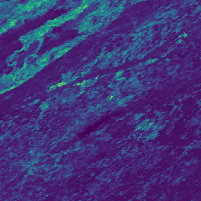
#> input picture algae_bloom_dataset/train/algae_bloom_1021.png, 201 x 201 px, found by its file name
$ python labeling.py
#> lines starting #> are read from the running program, lines starting #| are printed output that depends on the picture; after the words box and inside, x2 and y2 are one past the last pixel; in counts of white or black regions, pixels touching at a corner belong together
# Abhijit Somala
#This file takes each image saved in the dataset and labels them in a diffrent dataset "labels.csv"
# It includes the path to make it easier to refrence and use

import os
import cv2
import numpy as np
import pandas as pd
from tqdm import tqdm  # For progress bar

# Define dataset path
dataset_path = "C:/Users/somal/OneDrive/Desktop/Capstone_Model/algae_bloom_dataset"

# Define color thresholds for algae bloom detection (Adjust these values)
lower_green = np.array([30, 40, 40])  # Lower bound of algae-like color
upper_green = np.array([90, 255, 255])  # Upper bound of algae-like color
threshold_ratio = 0.05  # Adjust: % of pixels needed to classify as bloom

# Function to detect algae bloom
def detect_algae_bloom(image_path):
    image = cv2.imread(image_path)
#> image is the input picture: shape (201, 201, 3); mean B, G, R 120.9, 53, 65.3
    if image is None:
        return None  # Skip if the image can't be read

    image = cv2.cvtColor(image, cv2.COLOR_BGR2HSV)  # Convert to HSV
#> image: shape (201, 201, 3); mean H, S, V 125.3, 175.1, 121.8
    mask = cv2.inRange(image, lower_green, upper_green)  # Filter green/yellow
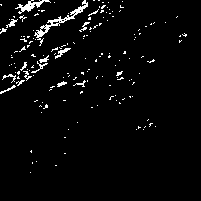
#> mask: shape (201, 201); 3.5% white in thin lines or dots, all inside (x1, y1, x2, y2) = (0, 0, 187, 173)

    # Calculate % of bloom pixels
    algae_ratio = np.sum(mask > 0) / mask.size
#> algae_ratio = 0.0351
    return 1 if algae_ratio > threshold_ratio else 0  # Assign label

# Process all images and store labels
labels = []
for folder in ["train", "test", "val"]:
    folder_path = os.path.join(dataset_path, folder)

    if not os.path.exists(folder_path):
        continue  # Skip missing folders

    print(f"Processing {folder} images...")

    for filename in tqdm(os.listdir(folder_path)):
        if filename.endswith(('.png', '.jpg', '.jpeg')):
            img_path = os.path.join(folder_path, filename)
            label = detect_algae_bloom(img_path)
#> label = 0

            if label is not None:
                labels.append([img_path, label])
#> pass 2 of the loop `for folder in ["train", "test", "val"]:`:
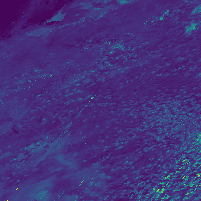
#> input picture algae_bloom_dataset/test/algae_bloom_6007.png, 201 x 201 px, found by its file name
#> in detect_algae_bloom, image is the input picture: shape (201, 201, 3); mean B, G, R 123.1, 49.2, 68.2
#> image: shape (201, 201, 3); mean H, S, V 127.3, 164.3, 123.4
#> in detect_algae_bloom (call 2), `mask = cv2.inRange(image, lower_green, upper_green)`:
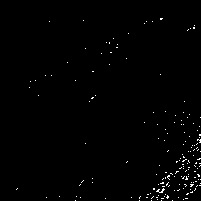
#> mask: shape (201, 201); 0.83% white in thin lines or dots, all inside (x1, y1, x2, y2) = (16, 18, 201, 201)
#> algae_ratio = 0.00832

# Save labels to CSV
df = pd.DataFrame(labels, columns=["image_path", "label"])
#> df = table of 2 rows and 2 columns
csv_path = os.path.join("C:/Users/somal/Desktop/capstone", "labels.csv")
#> (the run stopped early here; a loop or call above may not have finished)
